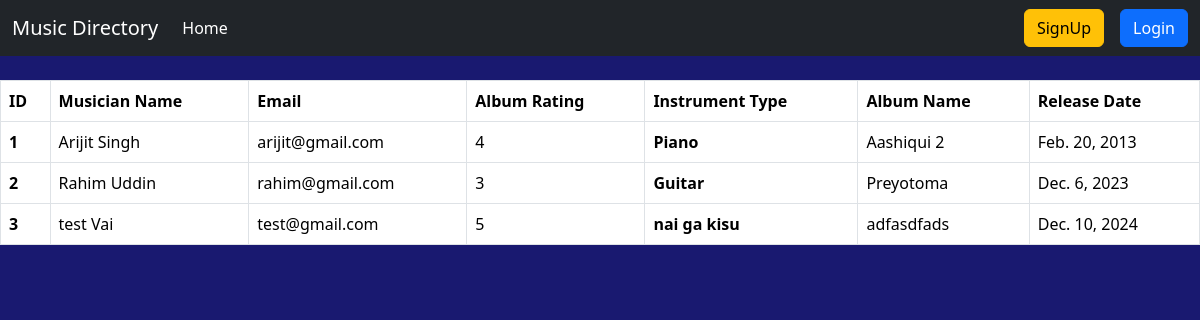
The app's page /, older data.
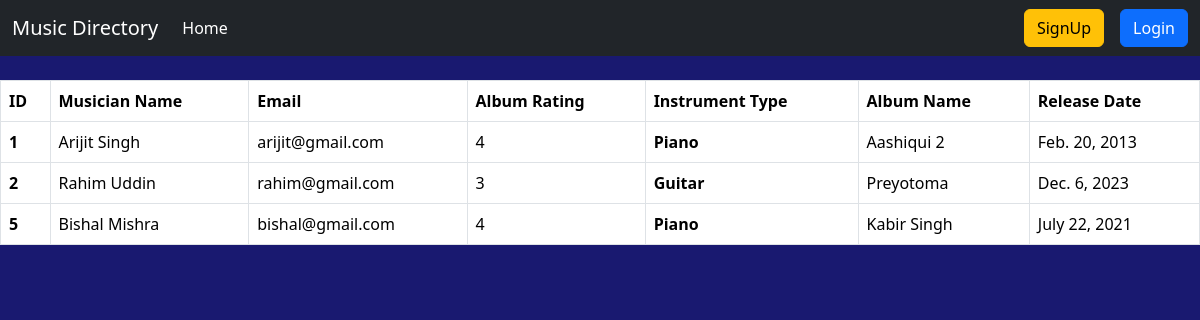
The same page, newer data.
### Album_app/models.py (models this page shows, shortened)
class Album(models.Model):
    album_name = models.CharField(max_length=100)
    album_release_date = models.DateField()
    RATING_CHOICES = [
        (1, 'One'),
        (2, 'Two'),
        (3, 'Three'),
        (4, 'Four'),
        (5, 'Five'),
    ]
    ratings = models.IntegerField(choices=RATING_CHOICES) # Stores the rating as an integer
    Musician = models.ForeignKey(Musician, on_delete=models.CASCADE)

### Musician_app/models.py (models this page shows, shortened)
class Musician(models.Model):
    first_name = models.CharField(max_length=50)
    last_name = models.CharField(max_length=50)
    email = models.EmailField(unique=True)
    phone = models.CharField(max_length=12, blank=True, null=True)  # Allow optional phone numbers
    instrument = models.CharField(max_length=100)

### Musician_Directory/views.py (the view)
# urls.py: path('', views.AlbumView.as_view(), name='home_page'),
class AlbumView(ListView):
    template_name = 'homePage.html'
    model = Album
    context_object_name = 'albums'

### templates/homePage.html (shortened to what this page needs)
{% extends "base.html" %}
{% block content %}
    <table class="table table-bordered mt-4">
        <thead>
            <tr>
                <th scope="col">ID</th>
                <th scope="col">Musician Name</th>
                <th scope="col">Email</th>
                <th scope="col">Album Rating</th>
                <th scope="col">Instrument Type</th>
                <th scope="col">Album Name</th>
                <th scope="col">Release Date</th>
            </tr>
        </thead>
        <tbody>
            {% for albumData in albums %}
                <tr>
                <th>{{albumData.id}}</th>
                {% if user.is_authenticated %}
                <td>
                    <a href=" {% url  'edit_musician' albumData.Musician.id %} " class="text-decoration-none">
                    {{albumData.Musician.first_name}}
                    {{albumData.Musician.last_name}}
                    </a>
                </td>
                {% else %}
                <td>
                    {{albumData.Musician.first_name}}
                    {{albumData.Musician.last_name}}
                </td>
                {% endif %}
                <td> {{albumData.Musician.email}} </td>
                <td> {{albumData.ratings}} </td>
                <th> {{albumData.Musician.instrument}} </th>
                <td> {{albumData.album_name}} </td>
                <td> {{albumData.album_release_date}} </td>
                </tr>
            {% endfor %}
        </tbody>
    </table>
{% endblock content %}

### templates/base.html (shortened to what this page needs)
<!doctype html>
<html lang="en">
  <head>
    <link href="https://cdn.jsdelivr.net/npm/bootstrap@5.3.3/dist/css/bootstrap.min.css" rel="stylesheet">
  </head>
  <body style="background-color: #191970">
    <nav class="navbar navbar-expand-lg bg-dark" data-bs-theme="dark">
        <div class="container-fluid">
          <a class="navbar-brand" href="#">Music Directory</a>
          <div class="collapse navbar-collapse" id="navbarSupportedContent">
            <ul class="navbar-nav me-auto mb-2 mb-lg-0">
              <li class="nav-item">
                <a class="nav-link active" aria-current="page" href="{% url 'home_page' %}">Home</a>
              </li>
            </ul>
            <div class="d-flex" role="search">
              <ul class="navbar-nav me-auto mb-2 mb-lg-0">
                {% if user.is_authenticated %}
                <li class="nav-item">
                  <form method='post' action="{% url 'user_logout' %}">
                    {% csrf_token %}
                    <button class="btn btn-warning">Logout</button>
                  </form>
                </li>
                {% else %}
                  <li class="nav-item">
                    <a class="btn btn-warning mx-3" href="{% url 'sign_up' %}">SignUp</a>
                  </li>
                  <li class="nav-item">
                    <a class="btn btn-primary" href="{% url 'user_login' %}">Login</a>
                  </li>
                {% endif %}
              </ul>
            </div>
          </div>
        </div>
    </nav>
    {% block content %}
    {% endblock content %}
  </body>
</html>

Row changes from the older to the newer data that the page shows:
removed Album: id "3", Musician.first_name "test", Musician.last_name "Vai", Musician.email "test@gmail.com", ratings "5", Musician.instrument "nai ga kisu", album_name "adfasdfads", album_release_date "Dec. 10, 2024"
added Album: id "5", Musician.first_name "Bishal", Musician.last_name "Mishra", Musician.email "bishal@gmail.com", ratings "4", Musician.instrument "Piano", album_name "Kabir Singh", album_release_date "July 22, 2021"
